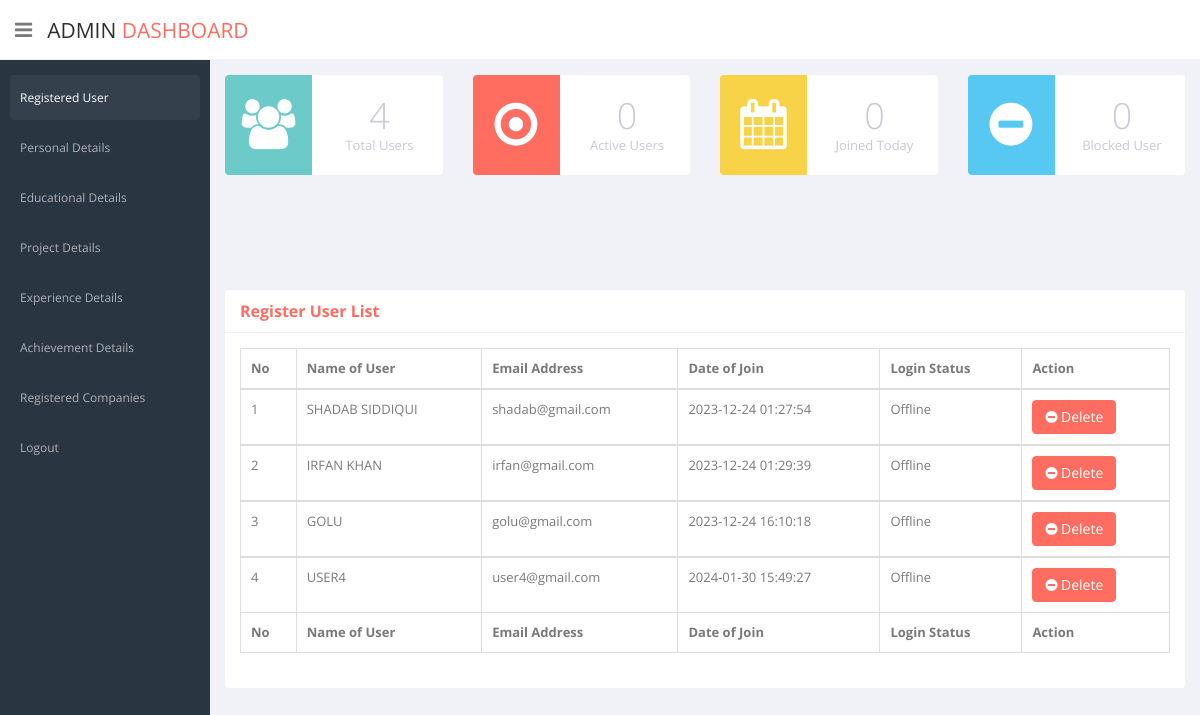
The page /ap/register_user.php on the database its author committed.
### tables this page shows
CREATE TABLE `reg_users` (
  `reg_id` int(5) NOT NULL,
  `reg_name` varchar(50) NOT NULL,
  `reg_email` varchar(50) NOT NULL,
  `reg_password` varchar(200) NOT NULL,
  `reg_date` datetime DEFAULT current_timestamp(),
  `login_status` int(2) NOT NULL DEFAULT 0
);

### ap/register_user.php (the view, shortened to what this page needs)
<?php
    include ("../connection.php");
?>
<!DOCTYPE html>
<html lang="en">
<head>
    <link href="css/bootstrap.min.css" rel="stylesheet">
    <link href="css/bootstrap-reset.css" rel="stylesheet">
    <link href="assets/font-awesome/css/font-awesome.css" rel="stylesheet" />
    <link href="assets/jquery-easy-pie-chart/jquery.easy-pie-chart.css" rel="stylesheet" type="text/css" media="screen"/>
    <link rel="stylesheet" href="css/owl.carousel.css" type="text/css">
      <link href="css/slidebars.css" rel="stylesheet">
    <link href="css/style.css" rel="stylesheet">
    <link href="css/style-responsive.css" rel="stylesheet" />
    <link rel="stylesheet" type="text/css" href="https://cdn.datatables.net/1.10.24/css/jquery.dataTables.min.css">
    <link rel="stylesheet" type="text/css" href="https://cdn.datatables.net/autofill/2.3.5/css/autoFill.dataTables.min.css">
    <link rel="stylesheet" type="text/css" href="https://cdn.datatables.net/buttons/1.7.0/css/buttons.dataTables.min.css">
    <link rel="stylesheet" type="text/css" href="https://cdn.datatables.net/colreorder/1.5.3/css/colReorder.dataTables.min.css">
    <link rel="stylesheet" type="text/css" href="https://cdn.datatables.net/fixedcolumns/3.3.2/css/fixedColumns.dataTables.min.css">
    <link rel="stylesheet" type="text/css" href="https://cdn.datatables.net/fixedheader/3.1.8/css/fixedHeader.dataTables.min.css">
    <link rel="stylesheet" type="text/css" href="https://cdn.datatables.net/keytable/2.6.1/css/keyTable.dataTables.min.css">
    <link rel="stylesheet" type="text/css" href="https://cdn.datatables.net/responsive/2.2.7/css/responsive.dataTables.min.css">
    <link rel="stylesheet" type="text/css" href="https://cdn.datatables.net/rowgroup/1.1.2/css/rowGroup.dataTables.min.css">
    <link rel="stylesheet" type="text/css" href="https://cdn.datatables.net/rowreorder/1.2.7/css/rowReorder.dataTables.min.css">
    <link rel="stylesheet" type="text/css" href="https://cdn.datatables.net/scroller/2.0.3/css/scroller.dataTables.min.css">
    <link rel="stylesheet" type="text/css" href="https://cdn.datatables.net/searchbuilder/1.0.1/css/searchBuilder.dataTables.min.css">
    <link rel="stylesheet" type="text/css" href="https://cdn.datatables.net/searchpanes/1.2.1/css/searchPanes.dataTables.min.css">
    <link rel="stylesheet" type="text/css" href="https://cdn.datatables.net/select/1.3.3/css/select.dataTables.min.css">
  </head>
  <body>
  <section id="container" >
      <header class="header white-bg">
              <div class="sidebar-toggle-box">
                  <div class="fa fa-bars tooltips" data-placement="right" data-original-title="Toggle Navigation"></div>
              </div>
            <a href="register_user.php" class="logo">Admin<span> Dashboard</span></a>
        </header>
      <aside>
          <div id="sidebar"  class="nav-collapse ">
              <ul class="sidebar-menu" id="nav-accordion">
                  <li class="sub-menu">
                      <a href="register_user.php" class="active">
                          <span>Registered User</span>
                      </a>
                  </li>
                  <li class="sub-menu">
                      <a href="personal_details.php">
                          <span>Personal Details</span>
                      </a>
                  </li>
                  <li class="sub-menu">
                      <a href="educational_details.php">
                          <span>Educational Details</span>
                      </a>
                  </li>
                  <li class="sub-menu">
                      <a href="project_details.php">
                          <span>Project Details</span>
                      </a>
                  </li>
                  <li class="sub-menu">
                      <a href="experiance_details.php" >
                          <span>Experience Details</span>
                      </a>
                  </li>
                  <li class="sub-menu">
                      <a href="achievement_details.php" >
                          <span>Achievement Details</span>
                      </a>
                  </li>
                  <li class="sub-menu">
                      <a href="reg_comps.php" >
                          <span>Registered Companies</span>
                      </a>
                  </li>
                  <li class="sub-menu">
                      <a href="logout.php" >
                          <span>Logout</span>
                      </a>
                  </li>
              </ul>
          </div>
      </aside>
      <section id="main-content">
          <section class="wrapper">
              <div class="row state-overview">
                  <div class="col-lg-3 col-sm-6">
                      <section class="panel">
                          <div class="symbol terques">
                              <i class="fa fa-users"></i>
                          </div>
                          <div class="value">
                            <?php
                                $query = "select count(reg_id) as total from reg_users";
                                $result = mysqli_query($con,$query);
                                $row = mysqli_fetch_array($result);
                                $count = $row[0];
                            ?>
                              <h1 class="">
                                  <?php echo $count; ?>
                              </h1>
                              <p>Total Users</p>
                          </div>
                      </section>
                  </div>
                  <div class="col-lg-3 col-sm-6">
                      <section class="panel">
                          <div class="symbol red">
                              <i class="fa fa-dot-circle-o"></i>
                          </div>
                          <div class="value">
                                <?php
                                    $query_status = "select count(login_status) from reg_users where login_status='1'";
                                    $result_status = mysqli_query($con,$query_status);
                                    $row_status = mysqli_fetch_array($result_status);
                                    $count_status = $row_status[0];
                                ?>
                              <h1 class="">
                                <?php echo $count_status; ?>
                              </h1>
                              <p>Active Users</p>
                          </div>
                      </section>
                  </div>
                  <div class="col-lg-3 col-sm-6">
                      <section class="panel">
                          <div class="symbol yellow">
                             <i class="fa fa-calendar"></i>
                          </div>
                          <div class="value">
                                <?php
                                    $query_today = "select count(reg_id) from reg_users where DATE(reg_date) = DATE(NOW())";
                                    $result_today = mysqli_query($con,$query_today);
                                    $row_today = mysqli_fetch_array($result_today);
                                    $count_today = $row_today[0];
                                ?>
                              <h1 class="">
                                    <?php echo $count_today; ?>
                              </h1>
                              <p>Joined Today</p>
                          </div>
                      </section>
                  </div>
                  <div class="col-lg-3 col-sm-6">
                      <section class="panel">
                          <div class="symbol blue">
                             <i class="fa fa-minus-circle"></i>
                          </div>
                          <div class="value">
                                <?php
                                    $query_today = "select count(reg_id) from reg_users where login_status=1";
                                    $result_today = mysqli_query($con,$query_today);
                                    $row_today = mysqli_fetch_array($result_today);
                                    $count_today = $row_today[0];
                                ?>
                              <h1 class="">
                                    <?php echo $count_today; ?>
                              </h1>
                              <p>Blocked User</p>
                          </div>
                      </section>
                  </div>
              </div>
          </section>
      </section>
      <section id="main-content">
          <section class="wrapper">
            <section class="panel">
                <header class="panel-heading text-danger"><b>Register User List</b></header>
                <div class="panel-body">
                    <table class="table table-bordered" id="redDT">
                        <thead>
                            <tr>
                                <th>No</th>
                                <th>Name of User</th>
                                <th>Email Address</th>
                                <th>Date of Join</th>
                                <th>Login Status</th>
                                <th>Action</th>
                            </tr>
                        </thead>
                         <?php
                                $fetch_ed = "select * from reg_users";
                                $result = $con->query($fetch_ed);
                                $count=1;
                                if (mysqli_num_rows($result) > 0)
                                {
                                  while($row = mysqli_fetch_assoc($result))
                                  {
                            ?>
                        <tbody>
                            <tr>
                                <td><?php echo $count; ?></td>
                                <td><?php echo strtoupper($row['reg_name']); ?></td>
                                <td><?php echo $row['reg_email']; ?></td>
                                <td><?php echo $row['reg_date']; ?></td>
                                <td>
                                    <?php
                                      if ($row['login_status']==1)
                                      {
                                          echo "Active";
                                      }
                                      else
                                      {
                                        echo "Offline";
                                      }
                                    ?>
                                </td>
                                <td>
                                  <a href="block_status.php?q=<?php echo base64_encode($row['reg_id']); ?>" class="btn btn-danger"><i class="fa fa-minus-circle"></i>&nbsp;Delete</a>
                                </td>
                            </tr>
                        </tbody>
                         <?php $count++;}} ?>
                        <tfoot>
                              <tr>
                                <th>No</th>
                                <th>Name of User</th>
                                <th>Email Address</th>
                                <th>Date of Join</th>
                                <th>Login Status</th>
                                <th>Action</th>
                            </tr>
                        </tfoot>
                    </table>
                </div>
            </section>
          </section>
      </section>
  </section>
</body>
</html>

### rows shown on the page
reg_users: reg_name "SHADAB SIDDIQUI", reg_email "shadab@gmail.com", reg_date "2023-12-24 01:27:54", login_status "Offline"
reg_users: reg_name "IRFAN KHAN", reg_email "irfan@gmail.com", reg_date "2023-12-24 01:29:39", login_status "Offline"
reg_users: reg_name "GOLU", reg_email "golu@gmail.com", reg_date "2023-12-24 16:10:18", login_status "Offline"
reg_users: reg_name "USER4", reg_email "user4@gmail.com", reg_date "2024-01-30 15:49:27", login_status "Offline"

### other values the page prints
$count "4"
$count_status "0"
$count_today "0"
